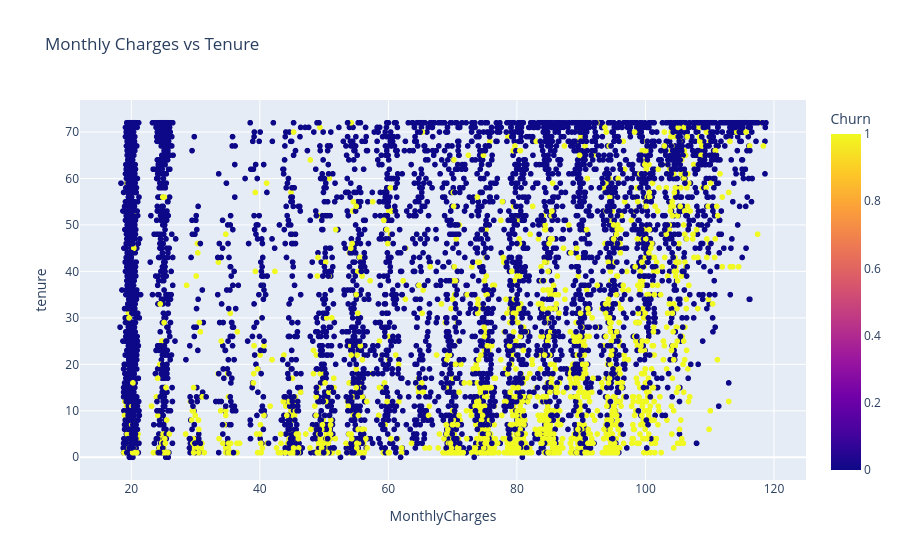

Here is the notebook cell this chart was saved with:
### Markdown cell above
### 5.5 Interactive Scatter Plot (Plotly) CHART-5

### Code cell
fig = px.scatter(  # creating on interactive scatter plot using plotly express to visualize the relationship between monthly charges and tenure, coloured by churn status and with hover data showing contract type for additional insights
    df,
    x='MonthlyCharges',
    y='tenure',
    color='Churn',
    title='Monthly Charges vs Tenure',
    hover_data=['Contract']
)
fig.show()

### Figure 1 — Plotly figure (JSON) as saved in the notebook; plotly's stock layout.template omitted (floating-point values rounded to 4 significant figures; data arrays with more than 128 entries replaced by an {"elided": "..."} marker saying what was removed)
{"data": [{"customdata": {"elided": "7043x1 int values"}, "hovertemplate": "MonthlyCharges=%{x}<br>tenure=%{y}<br>Contract=%{customdata[0]}<br>Churn=%{marker.color}<extra></extra>", "legendgroup": "", "marker": {"color": {"elided": "7043 int values"}, "coloraxis": "coloraxis", "symbol": "circle"}, "mode": "markers", "name": "", "showlegend": false, "type": "scattergl", "x": {"elided": "7043 float values"}, "xaxis": "x", "y": {"elided": "7043 int values"}, "yaxis": "y"}], "layout": {"coloraxis": {"colorbar": {"title": {"text": "Churn"}}, "colorscale": [[0, "#0d0887"], [0.1111, "#46039f"], [0.2222, "#7201a8"], [0.3333, "#9c179e"], [0.4444, "#bd3786"], [0.5556, "#d8576b"], [0.6667, "#ed7953"], [0.7778, "#fb9f3a"], [0.8889, "#fdca26"], [1, "#f0f921"]]}, "legend": {"tracegroupgap": 0}, "title": {"text": "Monthly Charges vs Tenure"}, "xaxis": {"anchor": "y", "domain": [0, 1], "title": {"text": "MonthlyCharges"}}, "yaxis": {"anchor": "x", "domain": [0, 1], "title": {"text": "tenure"}}}}
